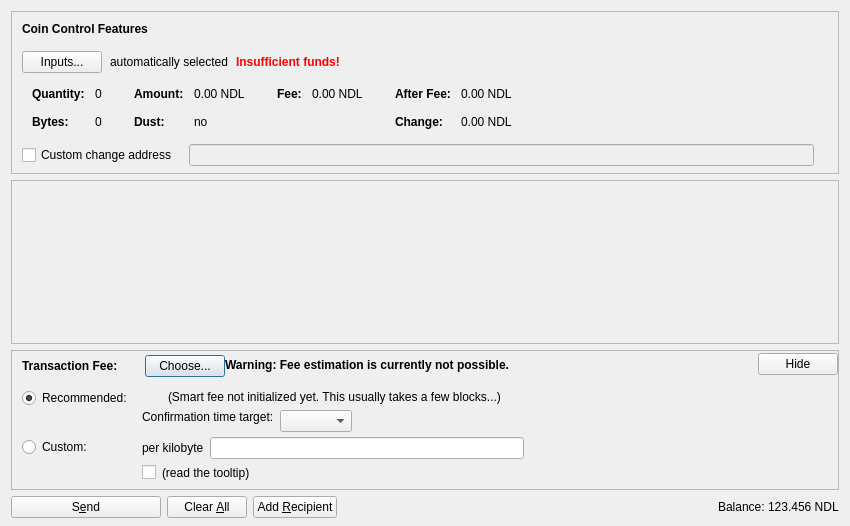
<?xml version="1.0" encoding="UTF-8"?>
<ui version="4.0">
 <class>SendCoinsDialog</class>
 <widget class="QDialog" name="SendCoinsDialog">
  <property name="geometry">
   <rect>
    <x>0</x>
    <y>0</y>
    <width>850</width>
    <height>526</height>
   </rect>
  </property>
  <property name="windowTitle">
   <string>Send Coins</string>
  </property>
  <layout class="QVBoxLayout" name="verticalLayout" stretch="0,1,0,0">
   <property name="bottomMargin">
    <number>8</number>
   </property>
   <item>
    <widget class="QFrame" name="frameCoinControl">
     <property name="sizePolicy">
      <sizepolicy hsizetype="Expanding" vsizetype="Expanding">
       <horstretch>0</horstretch>
       <verstretch>0</verstretch>
      </sizepolicy>
     </property>
     <property name="maximumSize">
      <size>
       <width>16777215</width>
       <height>16777215</height>
      </size>
     </property>
     <property name="frameShape">
      <enum>QFrame::StyledPanel</enum>
     </property>
     <property name="frameShadow">
      <enum>QFrame::Sunken</enum>
     </property>
     <layout class="QVBoxLayout" name="verticalLayoutCoinControl2">
      <property name="spacing">
       <number>0</number>
      </property>
      <property name="leftMargin">
       <number>0</number>
      </property>
      <property name="topMargin">
       <number>0</number>
      </property>
      <property name="rightMargin">
       <number>0</number>
      </property>
      <property name="bottomMargin">
       <number>6</number>
      </property>
      <item>
       <layout class="QVBoxLayout" name="verticalLayoutCoinControl" stretch="0,0,0,0,1">
        <property name="spacing">
         <number>0</number>
        </property>
        <property name="leftMargin">
         <number>10</number>
        </property>
        <property name="topMargin">
         <number>10</number>
        </property>
        <item>
         <layout class="QHBoxLayout" name="horizontalLayoutCoinControl1">
          <property name="bottomMargin">
           <number>15</number>
          </property>
          <item>
           <widget class="QLabel" name="labelCoinControlFeatures">
            <property name="sizePolicy">
             <sizepolicy hsizetype="Preferred" vsizetype="Maximum">
              <horstretch>0</horstretch>
              <verstretch>0</verstretch>
             </sizepolicy>
            </property>
            <property name="font">
             <font>
              <weight>75</weight>
              <bold>true</bold>
             </font>
            </property>
            <property name="styleSheet">
             <string notr="true">font-weight:bold;</string>
            </property>
            <property name="text">
             <string>Coin Control Features</string>
            </property>
           </widget>
          </item>
         </layout>
        </item>
        <item>
         <layout class="QHBoxLayout" name="horizontalLayoutCoinControl2" stretch="0,0,0,0">
          <property name="spacing">
           <number>8</number>
          </property>
          <property name="bottomMargin">
           <number>10</number>
          </property>
          <item>
           <widget class="QPushButton" name="pushButtonCoinControl">
            <property name="styleSheet">
             <string notr="true"/>
            </property>
            <property name="text">
             <string>Inputs...</string>
            </property>
            <property name="autoDefault">
             <bool>false</bool>
            </property>
           </widget>
          </item>
          <item>
           <widget class="QLabel" name="labelCoinControlAutomaticallySelected">
            <property name="text">
             <string>automatically selected</string>
            </property>
            <property name="margin">
             <number>5</number>
            </property>
           </widget>
          </item>
          <item>
           <widget class="QLabel" name="labelCoinControlInsuffFunds">
            <property name="font">
             <font>
              <weight>75</weight>
              <bold>true</bold>
             </font>
            </property>
            <property name="styleSheet">
             <string notr="true">color:red;font-weight:bold;</string>
            </property>
            <property name="text">
             <string>Insufficient funds!</string>
            </property>
            <property name="margin">
             <number>5</number>
            </property>
           </widget>
          </item>
          <item>
           <spacer name="horizontalSpacerCoinControl">
            <property name="orientation">
             <enum>Qt::Horizontal</enum>
            </property>
            <property name="sizeHint" stdset="0">
             <size>
              <width>40</width>
              <height>1</height>
             </size>
            </property>
           </spacer>
          </item>
         </layout>
        </item>
        <item>
         <widget class="QWidget" name="widgetCoinControl" native="true">
          <property name="sizePolicy">
           <sizepolicy hsizetype="Preferred" vsizetype="Preferred">
            <horstretch>0</horstretch>
            <verstretch>0</verstretch>
           </sizepolicy>
          </property>
          <property name="minimumSize">
           <size>
            <width>0</width>
            <height>0</height>
           </size>
          </property>
          <property name="styleSheet">
           <string notr="true"/>
          </property>
          <layout class="QHBoxLayout" name="horizontalLayoutCoinControl5">
           <property name="leftMargin">
            <number>0</number>
           </property>
           <property name="topMargin">
            <number>0</number>
           </property>
           <property name="rightMargin">
            <number>0</number>
           </property>
           <property name="bottomMargin">
            <number>0</number>
           </property>
           <item>
            <layout class="QHBoxLayout" name="horizontalLayoutCoinControl3" stretch="0,0,0,1">
             <property name="spacing">
              <number>20</number>
             </property>
             <property name="topMargin">
              <number>0</number>
             </property>
             <property name="bottomMargin">
              <number>10</number>
             </property>
             <item>
              <layout class="QFormLayout" name="formLayoutCoinControl1">
               <property name="horizontalSpacing">
                <number>10</number>
               </property>
               <property name="verticalSpacing">
                <number>14</number>
               </property>
               <property name="leftMargin">
                <number>10</number>
               </property>
               <property name="topMargin">
                <number>4</number>
               </property>
               <property name="rightMargin">
                <number>6</number>
               </property>
               <item row="0" column="0">
                <widget class="QLabel" name="labelCoinControlQuantityText">
                 <property name="font">
                  <font>
                   <weight>75</weight>
                   <bold>true</bold>
                  </font>
                 </property>
                 <property name="text">
                  <string>Quantity:</string>
                 </property>
                 <property name="margin">
                  <number>0</number>
                 </property>
                </widget>
               </item>
               <item row="0" column="1">
                <widget class="QLabel" name="labelCoinControlQuantity">
                 <property name="cursor">
                  <cursorShape>IBeamCursor</cursorShape>
                 </property>
                 <property name="contextMenuPolicy">
                  <enum>Qt::ActionsContextMenu</enum>
                 </property>
                 <property name="text">
                  <string notr="true">0</string>
                 </property>
                 <property name="margin">
                  <number>0</number>
                 </property>
                 <property name="textInteractionFlags">
                  <set>Qt::LinksAccessibleByMouse|Qt::TextSelectableByKeyboard|Qt::TextSelectableByMouse</set>
                 </property>
                </widget>
               </item>
               <item row="1" column="0">
                <widget class="QLabel" name="labelCoinControlBytesText">
                 <property name="font">
                  <font>
                   <weight>75</weight>
                   <bold>true</bold>
                  </font>
                 </property>
                 <property name="text">
                  <string>Bytes:</string>
                 </property>
                </widget>
               </item>
               <item row="1" column="1">
                <widget class="QLabel" name="labelCoinControlBytes">
                 <property name="cursor">
                  <cursorShape>IBeamCursor</cursorShape>
                 </property>
                 <property name="contextMenuPolicy">
                  <enum>Qt::ActionsContextMenu</enum>
                 </property>
                 <property name="text">
                  <string notr="true">0</string>
                 </property>
                 <property name="textInteractionFlags">
                  <set>Qt::LinksAccessibleByMouse|Qt::TextSelectableByKeyboard|Qt::TextSelectableByMouse</set>
                 </property>
                </widget>
               </item>
              </layout>
             </item>
             <item>
              <layout class="QFormLayout" name="formLayoutCoinControl2">
               <property name="horizontalSpacing">
                <number>10</number>
               </property>
               <property name="verticalSpacing">
                <number>14</number>
               </property>
               <property name="leftMargin">
                <number>6</number>
               </property>
               <property name="topMargin">
                <number>4</number>
               </property>
               <property name="rightMargin">
                <number>6</number>
               </property>
               <item row="0" column="0">
                <widget class="QLabel" name="labelCoinControlAmountText">
                 <property name="font">
                  <font>
                   <weight>75</weight>
                   <bold>true</bold>
                  </font>
                 </property>
                 <property name="text">
                  <string>Amount:</string>
                 </property>
                 <property name="margin">
                  <number>0</number>
                 </property>
                </widget>
               </item>
               <item row="0" column="1">
                <widget class="QLabel" name="labelCoinControlAmount">
                 <property name="cursor">
                  <cursorShape>IBeamCursor</cursorShape>
                 </property>
                 <property name="contextMenuPolicy">
                  <enum>Qt::ActionsContextMenu</enum>
                 </property>
                 <property name="text">
                  <string notr="true">0.00 NDL</string>
                 </property>
                 <property name="textInteractionFlags">
                  <set>Qt::LinksAccessibleByMouse|Qt::TextSelectableByKeyboard|Qt::TextSelectableByMouse</set>
                 </property>
                </widget>
               </item>
               <item row="1" column="0">
                <widget class="QLabel" name="labelCoinControlLowOutputText">
                 <property name="font">
                  <font>
                   <weight>75</weight>
                   <bold>true</bold>
                  </font>
                 </property>
                 <property name="text">
                  <string>Dust:</string>
                 </property>
                </widget>
               </item>
               <item row="1" column="1">
                <widget class="QLabel" name="labelCoinControlLowOutput">
                 <property name="cursor">
                  <cursorShape>IBeamCursor</cursorShape>
                 </property>
                 <property name="contextMenuPolicy">
                  <enum>Qt::ActionsContextMenu</enum>
                 </property>
                 <property name="text">
                  <string notr="true">no</string>
                 </property>
                 <property name="textInteractionFlags">
                  <set>Qt::LinksAccessibleByMouse|Qt::TextSelectableByKeyboard|Qt::TextSelectableByMouse</set>
                 </property>
                </widget>
               </item>
              </layout>
             </item>
             <item>
              <layout class="QFormLayout" name="formLayoutCoinControl3">
               <property name="horizontalSpacing">
                <number>10</number>
               </property>
               <property name="verticalSpacing">
                <number>14</number>
               </property>
               <property name="leftMargin">
                <number>6</number>
               </property>
               <property name="topMargin">
                <number>4</number>
               </property>
               <property name="rightMargin">
                <number>6</number>
               </property>
               <item row="0" column="0">
                <widget class="QLabel" name="labelCoinControlFeeText">
                 <property name="font">
                  <font>
                   <weight>75</weight>
                   <bold>true</bold>
                  </font>
                 </property>
                 <property name="text">
                  <string>Fee:</string>
                 </property>
                 <property name="margin">
                  <number>0</number>
                 </property>
                </widget>
               </item>
               <item row="0" column="1">
                <widget class="QLabel" name="labelCoinControlFee">
                 <property name="cursor">
                  <cursorShape>IBeamCursor</cursorShape>
                 </property>
                 <property name="contextMenuPolicy">
                  <enum>Qt::ActionsContextMenu</enum>
                 </property>
                 <property name="text">
                  <string notr="true">0.00 NDL</string>
                 </property>
                 <property name="textInteractionFlags">
                  <set>Qt::LinksAccessibleByMouse|Qt::TextSelectableByKeyboard|Qt::TextSelectableByMouse</set>
                 </property>
                </widget>
               </item>
              </layout>
             </item>
             <item>
              <layout class="QFormLayout" name="formLayoutCoinControl4">
               <property name="horizontalSpacing">
                <number>10</number>
               </property>
               <property name="verticalSpacing">
                <number>14</number>
               </property>
               <property name="leftMargin">
                <number>6</number>
               </property>
               <property name="topMargin">
                <number>4</number>
               </property>
               <property name="rightMargin">
                <number>6</number>
               </property>
               <item row="0" column="0">
                <widget class="QLabel" name="labelCoinControlAfterFeeText">
                 <property name="font">
                  <font>
                   <weight>75</weight>
                   <bold>true</bold>
                  </font>
                 </property>
                 <property name="text">
                  <string>After Fee:</string>
                 </property>
                 <property name="margin">
                  <number>0</number>
                 </property>
                </widget>
               </item>
               <item row="0" column="1">
                <widget class="QLabel" name="labelCoinControlAfterFee">
                 <property name="cursor">
                  <cursorShape>IBeamCursor</cursorShape>
                 </property>
                 <property name="contextMenuPolicy">
                  <enum>Qt::ActionsContextMenu</enum>
                 </property>
                 <property name="text">
                  <string notr="true">0.00 NDL</string>
                 </property>
                 <property name="textInteractionFlags">
                  <set>Qt::LinksAccessibleByMouse|Qt::TextSelectableByKeyboard|Qt::TextSelectableByMouse</set>
                 </property>
                </widget>
               </item>
               <item row="1" column="0">
                <widget class="QLabel" name="labelCoinControlChangeText">
                 <property name="font">
                  <font>
                   <weight>75</weight>
                   <bold>true</bold>
                  </font>
                 </property>
                 <property name="text">
                  <string>Change:</string>
                 </property>
                </widget>
               </item>
               <item row="1" column="1">
                <widget class="QLabel" name="labelCoinControlChange">
                 <property name="cursor">
                  <cursorShape>IBeamCursor</cursorShape>
                 </property>
                 <property name="contextMenuPolicy">
                  <enum>Qt::ActionsContextMenu</enum>
                 </property>
                 <property name="text">
                  <string notr="true">0.00 NDL</string>
                 </property>
                 <property name="textInteractionFlags">
                  <set>Qt::LinksAccessibleByMouse|Qt::TextSelectableByKeyboard|Qt::TextSelectableByMouse</set>
                 </property>
                </widget>
               </item>
              </layout>
             </item>
            </layout>
           </item>
          </layout>
         </widget>
        </item>
        <item>
         <layout class="QHBoxLayout" name="horizontalLayoutCoinControl4" stretch="0,0,0">
          <property name="spacing">
           <number>12</number>
          </property>
          <property name="sizeConstraint">
           <enum>QLayout::SetDefaultConstraint</enum>
          </property>
          <property name="topMargin">
           <number>5</number>
          </property>
          <property name="rightMargin">
           <number>5</number>
          </property>
          <item>
           <widget class="QCheckBox" name="checkBoxCoinControlChange">
            <property name="toolTip">
             <string>If this is activated, but the change address is empty or invalid, change will be sent to a newly generated address.</string>
            </property>
            <property name="text">
             <string>Custom change address</string>
            </property>
           </widget>
          </item>
          <item>
           <widget class="QValidatedLineEdit" name="lineEditCoinControlChange">
            <property name="enabled">
             <bool>false</bool>
            </property>
            <property name="sizePolicy">
             <sizepolicy hsizetype="Expanding" vsizetype="Fixed">
              <horstretch>0</horstretch>
              <verstretch>0</verstretch>
             </sizepolicy>
            </property>
           </widget>
          </item>
          <item>
           <widget class="QLabel" name="labelCoinControlChangeLabel">
            <property name="sizePolicy">
             <sizepolicy hsizetype="Preferred" vsizetype="Expanding">
              <horstretch>0</horstretch>
              <verstretch>0</verstretch>
             </sizepolicy>
            </property>
            <property name="minimumSize">
             <size>
              <width>0</width>
              <height>0</height>
             </size>
            </property>
            <property name="text">
             <string/>
            </property>
            <property name="margin">
             <number>3</number>
            </property>
           </widget>
          </item>
         </layout>
        </item>
        <item>
         <spacer name="verticalSpacerCoinControl">
          <property name="orientation">
           <enum>Qt::Vertical</enum>
          </property>
          <property name="sizeHint" stdset="0">
           <size>
            <width>800</width>
            <height>1</height>
           </size>
          </property>
         </spacer>
        </item>
       </layout>
      </item>
     </layout>
    </widget>
   </item>
   <item>
    <widget class="QScrollArea" name="scrollArea">
     <property name="widgetResizable">
      <bool>true</bool>
     </property>
     <widget class="QWidget" name="scrollAreaWidgetContents">
      <property name="geometry">
       <rect>
        <x>0</x>
        <y>0</y>
        <width>830</width>
        <height>104</height>
       </rect>
      </property>
      <layout class="QVBoxLayout" name="verticalLayout_2" stretch="0,1">
       <property name="leftMargin">
        <number>0</number>
       </property>
       <property name="topMargin">
        <number>0</number>
       </property>
       <property name="rightMargin">
        <number>0</number>
       </property>
       <property name="bottomMargin">
        <number>0</number>
       </property>
       <item>
        <layout class="QVBoxLayout" name="entries">
         <property name="spacing">
          <number>6</number>
         </property>
        </layout>
       </item>
       <item>
        <spacer name="verticalSpacer">
         <property name="orientation">
          <enum>Qt::Vertical</enum>
         </property>
         <property name="sizeHint" stdset="0">
          <size>
           <width>20</width>
           <height>40</height>
          </size>
         </property>
        </spacer>
       </item>
      </layout>
     </widget>
    </widget>
   </item>
   <item>
    <widget class="QFrame" name="frameFee">
     <property name="sizePolicy">
      <sizepolicy hsizetype="Expanding" vsizetype="Expanding">
       <horstretch>0</horstretch>
       <verstretch>0</verstretch>
      </sizepolicy>
     </property>
     <property name="maximumSize">
      <size>
       <width>16777215</width>
       <height>16777215</height>
      </size>
     </property>
     <property name="frameShape">
      <enum>QFrame::StyledPanel</enum>
     </property>
     <property name="frameShadow">
      <enum>QFrame::Sunken</enum>
     </property>
     <layout class="QVBoxLayout" name="verticalLayoutFee1">
      <property name="spacing">
       <number>0</number>
      </property>
      <property name="leftMargin">
       <number>0</number>
      </property>
      <property name="topMargin">
       <number>0</number>
      </property>
      <property name="rightMargin">
       <number>0</number>
      </property>
      <property name="bottomMargin">
       <number>0</number>
      </property>
      <item>
       <layout class="QVBoxLayout" name="verticalLayoutFee2" stretch="0,0,0">
        <property name="spacing">
         <number>0</number>
        </property>
        <property name="leftMargin">
         <number>10</number>
        </property>
        <property name="topMargin">
         <number>0</number>
        </property>
        <item>
         <layout class="QHBoxLayout" name="horizontalLayoutFee1">
          <property name="bottomMargin">
           <number>0</number>
          </property>
          <item>
           <layout class="QVBoxLayout" name="verticalLayoutFee7">
            <property name="spacing">
             <number>0</number>
            </property>
            <item>
             <spacer name="verticalSpacerSmartFee">
              <property name="orientation">
               <enum>Qt::Vertical</enum>
              </property>
              <property name="sizeType">
               <enum>QSizePolicy::Fixed</enum>
              </property>
              <property name="sizeHint" stdset="0">
               <size>
                <width>1</width>
                <height>4</height>
               </size>
              </property>
             </spacer>
            </item>
            <item>
             <layout class="QHBoxLayout" name="horizontalLayoutSmartFee">
              <property name="spacing">
               <number>10</number>
              </property>
              <item>
               <widget class="QLabel" name="labelFeeHeadline">
                <property name="sizePolicy">
                 <sizepolicy hsizetype="Preferred" vsizetype="Maximum">
                  <horstretch>0</horstretch>
                  <verstretch>0</verstretch>
                 </sizepolicy>
                </property>
                <property name="font">
                 <font>
                  <weight>75</weight>
                  <bold>true</bold>
                 </font>
                </property>
                <property name="styleSheet">
                 <string notr="true">font-weight:bold;</string>
                </property>
                <property name="text">
                 <string>Transaction Fee:</string>
                </property>
               </widget>
              </item>
              <item>
               <widget class="QLabel" name="labelFeeMinimized">
                <property name="text">
                 <string/>
                </property>
               </widget>
              </item>
              <item>
               <widget class="QPushButton" name="buttonChooseFee">
                <property name="text">
                 <string>Choose...</string>
                </property>
               </widget>
              </item>
             </layout>
            </item>
            <item>
             <spacer name="verticalSpacer_5">
              <property name="orientation">
               <enum>Qt::Vertical</enum>
              </property>
              <property name="sizeHint" stdset="0">
               <size>
                <width>1</width>
                <height>1</height>
               </size>
              </property>
             </spacer>
            </item>
           </layout>
          </item>
          <item>
           <widget class="QLabel" name="fallbackFeeWarningLabel">
            <property name="toolTip">
             <string>Using the fallbackfee can result in sending a transaction that will take several hours or days (or never) to confirm. Consider choosing your fee manually or wait until you have validated the complete chain.</string>
            </property>
            <property name="font">
            <font>
                <weight>75</weight>
                <bold>true</bold>
            </font>
            </property>
            <property name="text">
             <string>Warning: Fee estimation is currently not possible.</string>
            </property>
            <property name="wordWrap">
             <bool>false</bool>
            </property>
           </widget>
          </item>
          <item>
           <spacer name="horizontalSpacer_4">
            <property name="orientation">
             <enum>Qt::Horizontal</enum>
            </property>
            <property name="sizeType">
             <enum>QSizePolicy::MinimumExpanding</enum>
            </property>
            <property name="sizeHint" stdset="0">
             <size>
              <width>40</width>
              <height>20</height>
             </size>
            </property>
           </spacer>
          </item>
          <item>
           <widget class="QPushButton" name="buttonMinimizeFee">
            <property name="toolTip">
             <string>collapse fee-settings</string>
            </property>
            <property name="text">
             <string>Hide</string>
            </property>
           </widget>
          </item>
         </layout>
        </item>
        <item>
         <widget class="QFrame" name="frameFeeSelection">
          <layout class="QVBoxLayout" name="verticalLayoutFee12">
           <property name="spacing">
            <number>0</number>
           </property>
           <property name="leftMargin">
            <number>0</number>
           </property>
           <property name="topMargin">
            <number>0</number>
           </property>
           <property name="rightMargin">
            <number>0</number>
           </property>
           <property name="bottomMargin">
            <number>0</number>
           </property>
           <item>
            <layout class="QGridLayout" name="gridLayoutFee">
             <property name="topMargin">
              <number>10</number>
             </property>
             <property name="bottomMargin">
              <number>4</number>
             </property>
             <property name="horizontalSpacing">
              <number>10</number>
             </property>
             <property name="verticalSpacing">
              <number>4</number>
             </property>
             <item row="1" column="1">
              <layout class="QVBoxLayout" name="verticalLayoutFee8">
               <property name="spacing">
                <number>6</number>
               </property>
               <item>
                <layout class="QHBoxLayout" name="horizontalLayoutFee13">
                 <item>
                  <widget class="QLabel" name="labelCustomPerKilobyte">
                   <property name="toolTip">
                    <string>If the custom fee is set to 1000 satoshis and the transaction is only 250 bytes, then &quot;per kilobyte&quot; only pays 250 satoshis in fee, while &quot;total at least&quot; pays 1000 satoshis. For transactions bigger than a kilobyte both pay by kilobyte.</string>
                   </property>
                   <property name="text">
                    <string>per kilobyte</string>
                   </property>
                  </widget>
                 </item>
                 <item>
                  <widget class="BitcoinAmountField" name="customFee"/>
                 </item>
                 <item>
                  <spacer name="horizontalSpacer_6">
                   <property name="orientation">
                    <enum>Qt::Horizontal</enum>
                   </property>
                   <property name="sizeHint" stdset="0">
                    <size>
                     <width>1</width>
                     <height>1</height>
                    </size>
                   </property>
                  </spacer>
                 </item>
                </layout>
               </item>
               <item>
                <layout class="QHBoxLayout" name="horizontalLayoutFee8">
                 <item>
                  <widget class="QCheckBox" name="checkBoxMinimumFee">
                   <property name="toolTip">
                    <string>Paying only the minimum fee is just fine as long as there is less transaction volume than space in the blocks. But be aware that this can end up in a never confirming transaction once there is more demand for noodlyappendagecoin transactions than the network can process.</string>
                   </property>
                   <property name="text">
                    <string/>
                   </property>
                  </widget>
                 </item>
                 <item>
                  <widget class="QLabel" name="labelMinFeeWarning">
                   <property name="enabled">
                    <bool>true</bool>
                   </property>
                   <property name="toolTip">
                    <string>Paying only the minimum fee is just fine as long as there is less transaction volume than space in the blocks. But be aware that this can end up in a never confirming transaction once there is more demand for noodlyappendagecoin transactions than the network can process.</string>
                   </property>
                   <property name="text">
                    <string>(read the tooltip)</string>
                   </property>
                   <property name="margin">
                    <number>5</number>
                   </property>
                  </widget>
                 </item>
                 <item>
                  <spacer name="horizontalSpacer_2">
                   <property name="orientation">
                    <enum>Qt::Horizontal</enum>
                   </property>
                   <property name="sizeHint" stdset="0">
                    <size>
                     <width>1</width>
                     <height>1</height>
                    </size>
                   </property>
                  </spacer>
                 </item>
                </layout>
               </item>
              </layout>
             </item>
             <item row="0" column="0">
              <layout class="QVBoxLayout" name="verticalLayoutFee4" stretch="0,1">
               <item>
                <widget class="QRadioButton" name="radioSmartFee">
                 <property name="text">
                  <string>Recommended:</string>
                 </property>
                 <property name="checked">
                  <bool>true</bool>
                 </property>
                 <attribute name="buttonGroup">
                  <string notr="true">groupFee</string>
                 </attribute>
                </widget>
               </item>
               <item>
                <spacer name="verticalSpacer_2">
                 <property name="orientation">
                  <enum>Qt::Vertical</enum>
                 </property>
                 <property name="sizeHint" stdset="0">
                  <size>
                   <width>1</width>
                   <height>1</height>
                  </size>
                 </property>
                </spacer>
               </item>
              </layout>
             </item>
             <item row="1" column="0">
              <layout class="QVBoxLayout" name="verticalLayoutFee9" stretch="0,1">
               <item>
                <widget class="QRadioButton" name="radioCustomFee">
                 <property name="text">
                  <string>Custom:</string>
                 </property>
                 <attribute name="buttonGroup">
                  <string notr="true">groupFee</string>
                 </attribute>
                </widget>
               </item>
               <item>
                <spacer name="verticalSpacer_6">
                 <property name="orientation">
                  <enum>Qt::Vertical</enum>
                 </property>
                 <property name="sizeHint" stdset="0">
                  <size>
                   <width>1</width>
                   <height>1</height>
                  </size>
                 </property>
                </spacer>
               </item>
              </layout>
             </item>
             <item row="0" column="1">
              <layout class="QVBoxLayout" name="verticalLayoutFee3" stretch="0,0,1">
               <property name="spacing">
                <number>6</number>
               </property>
               <property name="topMargin">
                <number>2</number>
               </property>
               <item>
                <layout class="QHBoxLayout" name="horizontalLayoutFee12">
                 <item>
                  <widget class="QLabel" name="labelSmartFee">
                   <property name="text">
                    <string/>
                   </property>
                   <property name="margin">
                    <number>2</number>
                   </property>
                  </widget>
                 </item>
                 <item>
                  <widget class="QLabel" name="labelFeeEstimation">
                   <property name="text">
                    <string/>
                   </property>
                  </widget>
                 </item>
                 <item>
                  <widget class="QLabel" name="labelSmartFee2">
                   <property name="text">
                    <string>(Smart fee not initialized yet. This usually takes a few blocks...)</string>
                   </property>
                   <property name="margin">
                    <number>2</number>
                   </property>
                  </widget>
                 </item>
                 <item>
                  <spacer name="horizontalSpacer_5">
                   <property name="orientation">
                    <enum>Qt::Horizontal</enum>
                   </property>
                   <property name="sizeHint" stdset="0">
                    <size>
                     <width>1</width>
                     <height>1</height>
                    </size>
                   </property>
                  </spacer>
                 </item>
                </layout>
               </item>
               <item>
                <layout class="QHBoxLayout" name="horizontalLayoutFee9">
                 <item>
                  <layout class="QVBoxLayout" name="verticalLayoutFee6">
                   <item>
                    <widget class="QLabel" name="labelSmartFee3">
                     <property name="text">
                      <string>Confirmation time target:</string>
                     </property>
                     <property name="margin">
                      <number>2</number>
                     </property>
                    </widget>
                   </item>
                   <item>
                    <spacer name="verticalSpacer_3">
                     <property name="orientation">
                      <enum>Qt::Vertical</enum>
                     </property>
                     <property name="sizeHint" stdset="0">
                      <size>
                       <width>1</width>
                       <height>1</height>
                      </size>
                     </property>
                    </spacer>
                   </item>
                  </layout>
                 </item>
                 <item>
                  <layout class="QVBoxLayout" name="verticalLayoutFee5">
                   <property name="rightMargin">
                    <number>30</number>
                   </property>
                   <item>
                    <layout class="QHBoxLayout" name="horizontalLayoutConfTarget">
                     <property name="bottomMargin">
                      <number>0</number>
                     </property>
                     <item>
                      <widget class="QComboBox" name="confTargetSelector"/>
                     </item>
                     <item>
                      <spacer name="horizontalSpacerConfTarget">
                       <property name="orientation">
                        <enum>Qt::Horizontal</enum>
                       </property>
                       <property name="sizeHint" stdset="0">
                        <size>
                         <width>40</width>
                         <height>20</height>
                        </size>
                       </property>
                      </spacer>
                     </item>
                    </layout>
                   </item>
                  </layout>
                 </item>
                </layout>
               </item>
               <item>
                <spacer name="verticalSpacer_4">
                 <property name="orientation">
                  <enum>Qt::Vertical</enum>
                 </property>
                 <property name="sizeHint" stdset="0">
                  <size>
                   <width>1</width>
                   <height>1</height>
                  </size>
                 </property>
                </spacer>
               </item>
              </layout>
             </item>
            </layout>
           </item>
          </layout>
         </widget>
        </item>
        <item>
         <spacer name="verticalSpacerFee">
          <property name="orientation">
           <enum>Qt::Vertical</enum>
          </property>
          <property name="sizeHint" stdset="0">
           <size>
            <width>40</width>
            <height>5</height>
           </size>
          </property>
         </spacer>
        </item>
       </layout>
      </item>
     </layout>
    </widget>
   </item>
   <item>
    <layout class="QHBoxLayout" name="horizontalLayout">
     <item>
      <widget class="QPushButton" name="sendButton">
       <property name="minimumSize">
        <size>
         <width>150</width>
         <height>0</height>
        </size>
       </property>
       <property name="toolTip">
        <string>Confirm the send action</string>
       </property>
       <property name="text">
        <string>S&amp;end</string>
       </property>
       <property name="icon">
        <iconset resource="../bitcoin.qrc">
         <normaloff>:/icons/send</normaloff>:/icons/send</iconset>
       </property>
       <property name="autoDefault">
        <bool>false</bool>
       </property>
       <property name="default">
        <bool>false</bool>
       </property>
      </widget>
     </item>
     <item>
      <widget class="QPushButton" name="clearButton">
       <property name="sizePolicy">
        <sizepolicy hsizetype="Minimum" vsizetype="Fixed">
         <horstretch>0</horstretch>
         <verstretch>0</verstretch>
        </sizepolicy>
       </property>
       <property name="toolTip">
        <string>Clear all fields of the form.</string>
       </property>
       <property name="text">
        <string>Clear &amp;All</string>
       </property>
       <property name="icon">
        <iconset resource="../bitcoin.qrc">
         <normaloff>:/icons/remove</normaloff>:/icons/remove</iconset>
       </property>
       <property name="autoDefault">
        <bool>false</bool>
       </property>
      </widget>
     </item>
     <item>
      <widget class="QPushButton" name="addButton">
       <property name="toolTip">
        <string>Send to multiple recipients at once</string>
       </property>
       <property name="text">
        <string>Add &amp;Recipient</string>
       </property>
       <property name="icon">
        <iconset resource="../bitcoin.qrc">
         <normaloff>:/icons/add</normaloff>:/icons/add</iconset>
       </property>
       <property name="autoDefault">
        <bool>false</bool>
       </property>
      </widget>
     </item>
     <item>
      <spacer name="horizontalSpacer">
       <property name="orientation">
        <enum>Qt::Horizontal</enum>
       </property>
       <property name="sizeHint" stdset="0">
        <size>
         <width>40</width>
         <height>20</height>
        </size>
       </property>
      </spacer>
     </item>
     <item>
      <layout class="QHBoxLayout" name="horizontalLayout_2">
       <property name="spacing">
        <number>3</number>
       </property>
       <item>
        <widget class="QLabel" name="label">
         <property name="sizePolicy">
          <sizepolicy hsizetype="Preferred" vsizetype="Fixed">
           <horstretch>0</horstretch>
           <verstretch>0</verstretch>
          </sizepolicy>
         </property>
         <property name="text">
          <string>Balance:</string>
         </property>
        </widget>
       </item>
       <item>
        <widget class="QLabel" name="labelBalance">
         <property name="sizePolicy">
          <sizepolicy hsizetype="Preferred" vsizetype="Fixed">
           <horstretch>0</horstretch>
           <verstretch>0</verstretch>
          </sizepolicy>
         </property>
         <property name="cursor">
          <cursorShape>IBeamCursor</cursorShape>
         </property>
         <property name="text">
          <string notr="true">123.456 NDL</string>
         </property>
         <property name="textInteractionFlags">
          <set>Qt::LinksAccessibleByMouse|Qt::TextSelectableByKeyboard|Qt::TextSelectableByMouse</set>
         </property>
        </widget>
       </item>
      </layout>
     </item>
    </layout>
   </item>
  </layout>
 </widget>
 <customwidgets>
  <customwidget>
   <class>QValidatedLineEdit</class>
   <extends>QLineEdit</extends>
   <header>qt/qvalidatedlineedit.h</header>
  </customwidget>
  <customwidget>
   <class>BitcoinAmountField</class>
   <extends>QLineEdit</extends>
   <header>qt/bitcoinamountfield.h</header>
   <container>1</container>
  </customwidget>
 </customwidgets>
 <resources>
  <include location="../bitcoin.qrc"/>
 </resources>
 <connections/>
 <buttongroups>
  <buttongroup name="groupFee"/>
 </buttongroups>
</ui>
